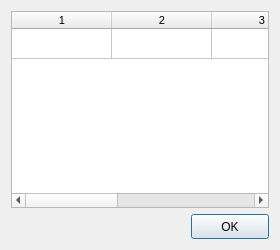
<?xml version="1.0" encoding="UTF-8"?>
<ui version="4.0">
 <class>DialogMACHLC</class>
 <widget class="QDialog" name="DialogMACHLC">
  <property name="windowModality">
   <enum>Qt::ApplicationModal</enum>
  </property>
  <property name="geometry">
   <rect>
    <x>0</x>
    <y>0</y>
    <width>280</width>
    <height>250</height>
   </rect>
  </property>
  <property name="minimumSize">
   <size>
    <width>280</width>
    <height>250</height>
   </size>
  </property>
  <property name="maximumSize">
   <size>
    <width>280</width>
    <height>250</height>
   </size>
  </property>
  <property name="windowTitle">
   <string>Load commands</string>
  </property>
  <property name="modal">
   <bool>true</bool>
  </property>
  <layout class="QVBoxLayout" name="verticalLayout">
   <item>
    <widget class="QTableWidgetX" name="tableWidgetSections">
     <property name="font">
      <font>
       <pointsize>8</pointsize>
       <weight>50</weight>
       <bold>false</bold>
      </font>
     </property>
     <property name="contextMenuPolicy">
      <enum>Qt::CustomContextMenu</enum>
     </property>
     <property name="editTriggers">
      <set>QAbstractItemView::NoEditTriggers</set>
     </property>
     <property name="selectionMode">
      <enum>QAbstractItemView::SingleSelection</enum>
     </property>
     <property name="selectionBehavior">
      <enum>QAbstractItemView::SelectRows</enum>
     </property>
     <property name="rowCount">
      <number>1</number>
     </property>
     <property name="columnCount">
      <number>5</number>
     </property>
     <attribute name="horizontalHeaderVisible">
      <bool>true</bool>
     </attribute>
     <attribute name="verticalHeaderVisible">
      <bool>false</bool>
     </attribute>
     <row/>
     <column/>
     <column/>
     <column/>
     <column/>
     <column/>
    </widget>
   </item>
   <item>
    <layout class="QHBoxLayout" name="horizontalLayout_2">
     <item>
      <spacer name="horizontalSpacer_2">
       <property name="orientation">
        <enum>Qt::Horizontal</enum>
       </property>
       <property name="sizeHint" stdset="0">
        <size>
         <width>40</width>
         <height>20</height>
        </size>
       </property>
      </spacer>
     </item>
     <item>
      <widget class="QPushButtonX" name="pushButtonOK">
       <property name="minimumSize">
        <size>
         <width>78</width>
         <height>25</height>
        </size>
       </property>
       <property name="maximumSize">
        <size>
         <width>78</width>
         <height>25</height>
        </size>
       </property>
       <property name="text">
        <string>OK</string>
       </property>
      </widget>
     </item>
    </layout>
   </item>
  </layout>
 </widget>
 <customwidgets>
  <customwidget>
   <class>QPushButtonX</class>
   <extends>QPushButton</extends>
   <header>qpushbuttonx.h</header>
  </customwidget>
  <customwidget>
   <class>QTableWidgetX</class>
   <extends>QTableWidget</extends>
   <header>qtablewidgetx.h</header>
  </customwidget>
 </customwidgets>
 <resources/>
 <connections/>
</ui>
